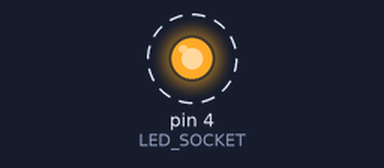
A sketch run on a simulated Arduino Uno, built with avr-gcc and run on an emulated ATmega328P. Parts: output pins drawn as LEDs (lit = HIGH). Dashed ring = blinking.

Above: at 0.2 s.
Timing chart, 0 to 3.0 s (numbered marks = the images above):
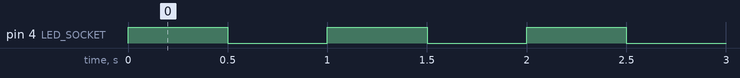

Measured:
- by itself, pin 4 (LED_SOCKET): alternates HIGH for 0.50 s and LOW for 0.50 s

The sketch:

led_blinking.ino
```cpp
#include <SD.h>

int LED_SOCKET = 4;
int INTERVAL = 500;

void setup() {
  // put your setup code here, to run once:
  pinMode(LED_SOCKET, OUTPUT);
}

void loop() {
  // put your main code here, to run repeatedly:
  digitalWrite(LED_SOCKET, HIGH);
  delay(INTERVAL);

  digitalWrite(LED_SOCKET, LOW);
  delay(INTERVAL);
}
```
